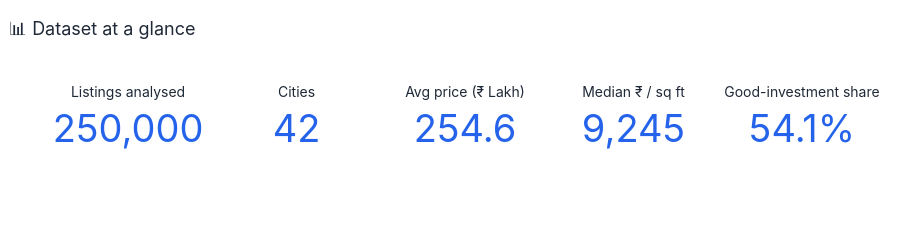

The cell this chart's notebook holds for it:
### Code cell
# 2.0  Executive snapshot — the dataset at a glance
kpis = [("Listings analysed", len(data), ",.0f", ""), ("Cities", data["City"].nunique(), ",.0f", ""),
        ("Avg price (₹ Lakh)", data[PRICE].mean(), ",.1f", ""), ("Median ₹ / sq ft", data[PPSF].median(), ",.0f", ""),
        ("Good-investment share", data["Good_Investment"].mean() * 100, ".1f", "%")]
fig = make_subplots(rows=1, cols=5, specs=[[{"type": "indicator"}] * 5])
for i, (t, v, f, suf) in enumerate(kpis, 1):
    fig.add_trace(go.Indicator(mode="number", value=v, title={"text": t, "font": {"size": 14}},
                               number={"valueformat": f, "suffix": suf, "font": {"color": PALETTE[0], "size": 38}}), 1, i)
show(fig, "📊 Dataset at a glance", h=200)

### Figure 1 — Plotly figure (JSON) as saved in the notebook; plotly's stock layout.template omitted (floating-point values rounded to 4 significant figures)
{"data": [{"domain": {"x": [0, 0.168], "y": [0, 1]}, "mode": "number", "number": {"font": {"color": "#2563EB", "size": 38}, "suffix": "", "valueformat": ",.0f"}, "title": {"font": {"size": 14}, "text": "Listings analysed"}, "type": "indicator", "value": 250000}, {"domain": {"x": [0.208, 0.376], "y": [0, 1]}, "mode": "number", "number": {"font": {"color": "#2563EB", "size": 38}, "suffix": "", "valueformat": ",.0f"}, "title": {"font": {"size": 14}, "text": "Cities"}, "type": "indicator", "value": 42}, {"domain": {"x": [0.416, 0.584], "y": [0, 1]}, "mode": "number", "number": {"font": {"color": "#2563EB", "size": 38}, "suffix": "", "valueformat": ",.1f"}, "title": {"font": {"size": 14}, "text": "Avg price (₹ Lakh)"}, "type": "indicator", "value": 254.6}, {"domain": {"x": [0.624, 0.792], "y": [0, 1]}, "mode": "number", "number": {"font": {"color": "#2563EB", "size": 38}, "suffix": "", "valueformat": ",.0f"}, "title": {"font": {"size": 14}, "text": "Median ₹ / sq ft"}, "type": "indicator", "value": 9245.0}, {"domain": {"x": [0.832, 1], "y": [0, 1]}, "mode": "number", "number": {"font": {"color": "#2563EB", "size": 38}, "suffix": "%", "valueformat": ".1f"}, "title": {"font": {"size": 14}, "text": "Good-investment share"}, "type": "indicator", "value": 54.05}], "layout": {"height": 200, "title": {"text": "📊 Dataset at a glance"}}}
